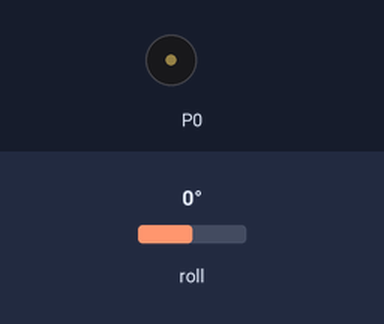
The program below on a simulated BBC micro:bit (MakeCode). On the bench: buzzer (waves = sounding). The test bench sets the inputs (shaded band); at power-on: roll 0°.

Above: at 1.2 s.
1.3 s: roll set to -8°
2.8 s: roll set to -11°
At 3.01 s:
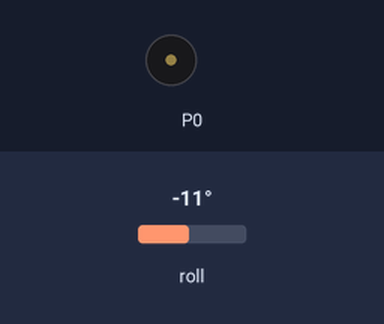
5.8 s: roll set to -105°
8.8 s: roll set to -116°
At 9.9 s:
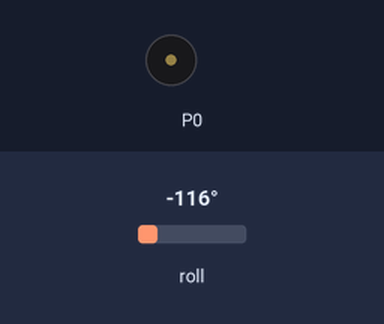
10.3 s: roll set to -90°
At 10.51 s:
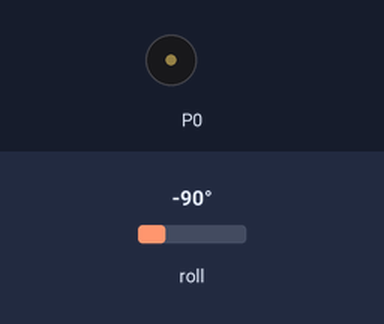
Timing chart, 0 to 14.3 s (numbered marks = the images above; inputs shaded):
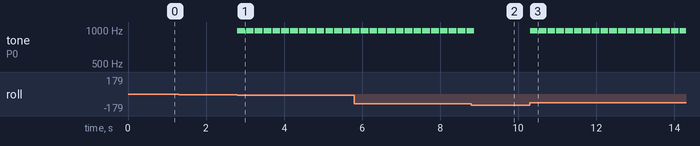

The program:

main.ts
```typescript
function Error_sign () {
    music.playTone(988, music.beat(BeatFraction.Whole))
}
basic.forever(function () {
    if (180 <= input.rotation(Rotation.Roll) && input.rotation(Rotation.Roll) <= 360 || input.rotation(Rotation.Roll) >= -110 && input.rotation(Rotation.Roll) <= -10) {
        music.setTempo(300)
        Error_sign()
    }
})
```

test.ts
```typescript
// 테스트는 여기로 이동합니다; 이 패키지가 확장으로 사용될 때 컴파일되지 않을 것 입니다.
```

Measured:
- the behaviour switches between -9 and -10° on roll (found by bisection; images 0 and 1)
- the behaviour switches between -110 and -111° on roll (found by bisection; images 1 and 2)
- after the input at 1.3 s, every drawn part: stays the same
- after the input at 2.8 s, tone on P0: alternates 988 Hz for 0.20 s and silent for 0.03 s, starting at once
- after the input at 8.8 s, tone on P0: goes on until 8.9 s, then stays silent
- after the input at 10.3 s, tone on P0: alternates 988 Hz for 0.20 s and silent for 0.03 s, starting at once
